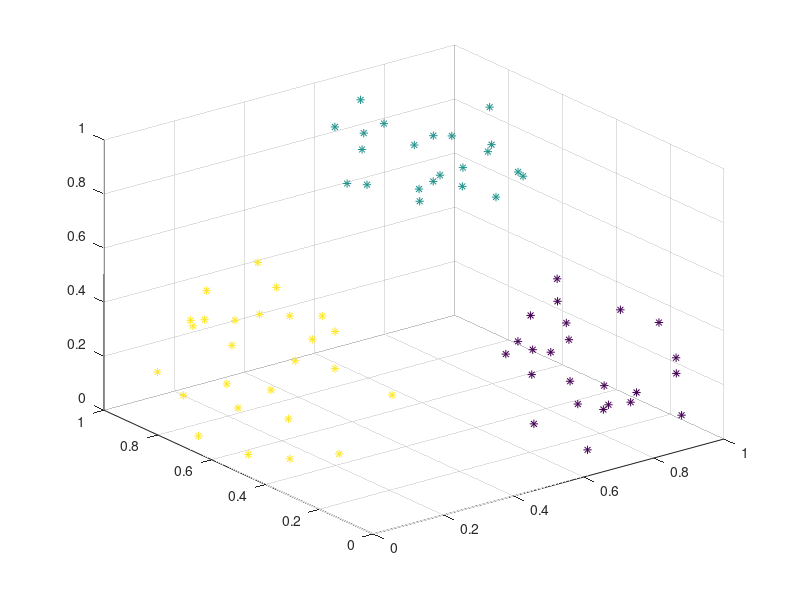

This chart was generated by the following MATLAB code: (Note: this script raises an error after producing the figure.)
N = 30;
c =  [0.8, 0.2, 0.2; 0.8, 0.8, 0.8; 0.2, 0.6, 0.3];
r = (rand(N, 3, 3) .* 0.5) - 0.25;

x = zeros(N*3, 3);

for n = 1:3
	x((n-1)*N+1 : n*N, :) = r(:,:,n) + ones(N,1) * c(n,:);
end

clr = ones(N,1) * [2:4];

%%
scatter3(x(:,1), x(:,2), x(:,3), [], clr(:), '*');
xlim([0, 1]);
ylim([0, 1]);
zlim([0, 1]);

%%
out = array2table(x);
out.name = arrayfun(@(x) sprintf('p%02u', x), 1:height(out), 'Uniform', 0)';
out = [out(:,end) out(:, 1:end-1)];

writetable(out, 'sample_points.csv', 'WriteVariableNames', 0)